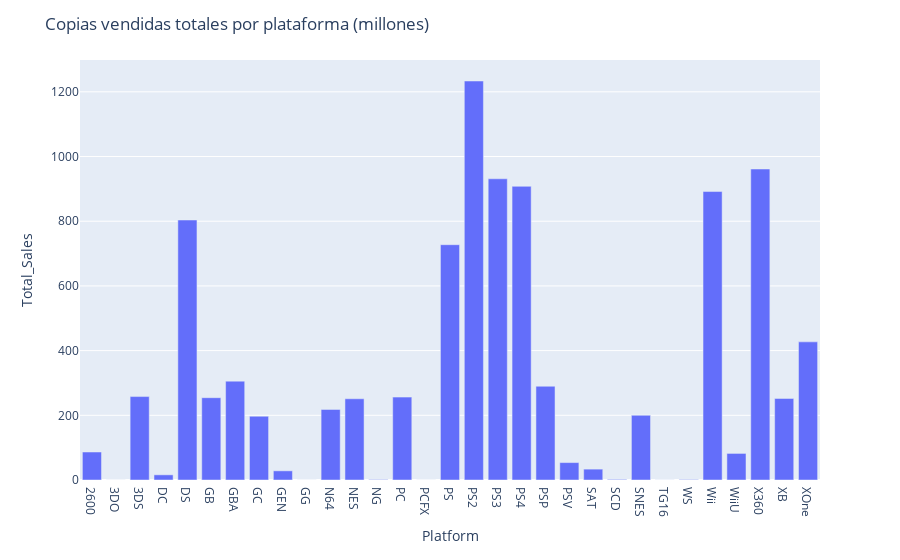

This figure's notebook cell:
### Code cell
df_Sales_Total = df_Sales_per_Year.groupby("Platform").agg({"Global_Sales":"sum"}).reset_index()
df_Sales_Total.columns = ["Platform", "Total_Sales"]
df_Sales_Total

fig = px.bar(df_Sales_Total, x="Platform", y="Total_Sales")
fig.update_layout(title="Copias vendidas totales por plataforma (millones)")
fig.update_xaxes(type='category')
fig.update_xaxes(categoryorder='category ascending')
fig.write_html("gráficas/Ventas_Plataforma.html")
fig.show()

### Figure 1 — Plotly figure (JSON) as saved in the notebook; plotly's stock layout.template omitted (floating-point values rounded to 4 significant figures)
{"data": [{"alignmentgroup": "True", "hovertemplate": "Platform=%{x}<br>Total_Sales=%{y}<extra></extra>", "legendgroup": "", "marker": {"color": "#636efa", "pattern": {"shape": ""}}, "name": "", "offsetgroup": "", "orientation": "v", "showlegend": false, "textposition": "auto", "type": "bar", "x": ["2600", "3DO", "3DS", "DC", "DS", "GB", "GBA", "GC", "GEN", "GG", "N64", "NES", "NG", "PC", "PCFX", "PS", "PS2", "PS3", "PS4", "PSP", "PSV", "SAT", "SCD", "SNES", "TG16", "WS", "Wii", "WiiU", "X360", "XB", "XOne"], "xaxis": "x", "y": [86.57, 0.1, 257.9, 15.97, 803.7, 254.4, 305.6, 197.1, 28.36, 0.04, 218.2, 251.1, 1.44, 256.2, 0.03, 727.4, 1233.0, 931.1, 907.9, 289.8, 53.82, 33.59, 1.87, 200.0, 0.16, 1.42, 891.7, 82.16, 961.4, 252.1, 427.0], "yaxis": "y"}], "layout": {"barmode": "relative", "legend": {"tracegroupgap": 0}, "margin": {"t": 60}, "title": {"text": "Copias vendidas totales por plataforma (millones)"}, "xaxis": {"anchor": "y", "categoryorder": "category ascending", "domain": [0, 1], "title": {"text": "Platform"}, "type": "category"}, "yaxis": {"anchor": "x", "domain": [0, 1], "title": {"text": "Total_Sales"}}}}
